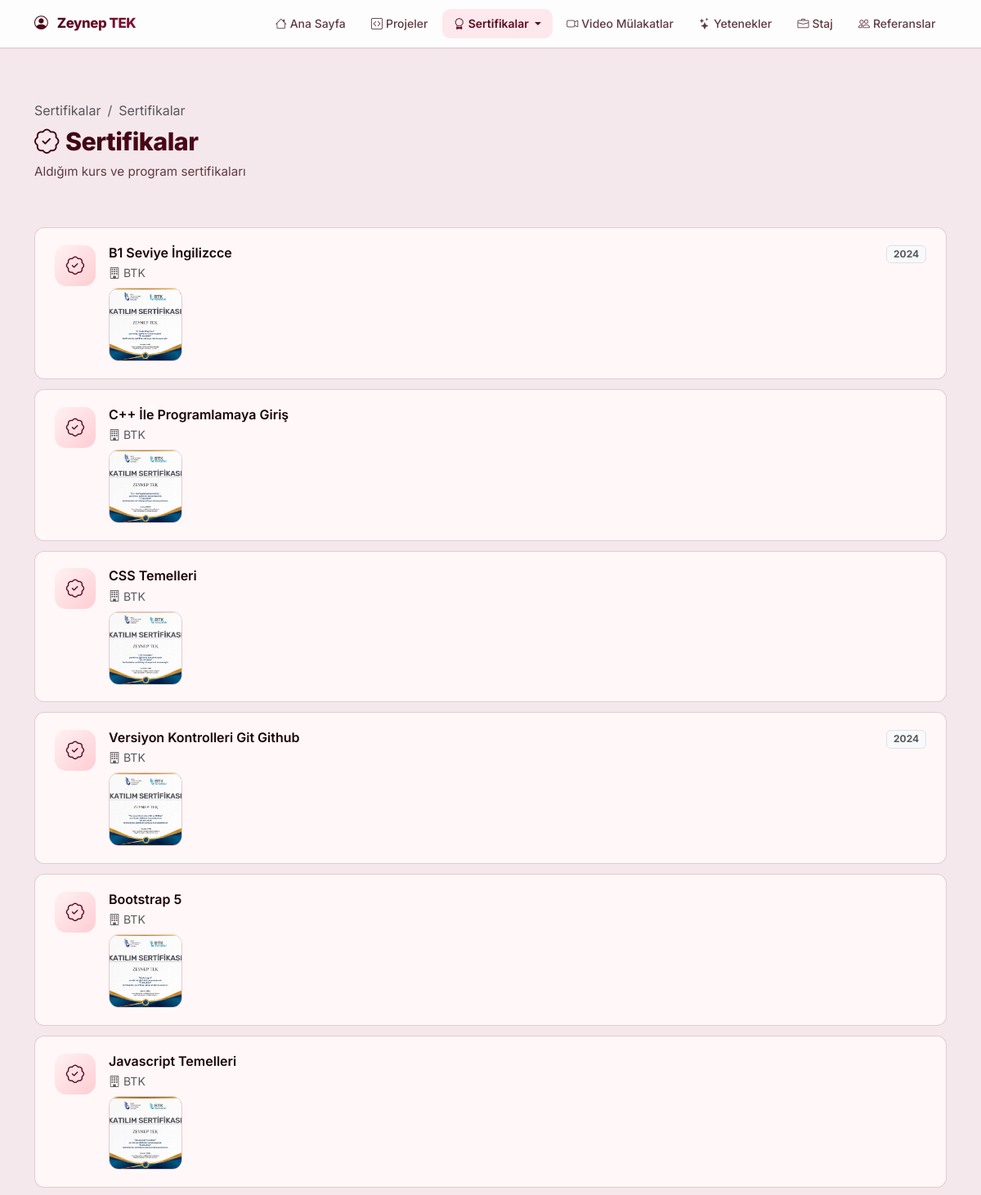
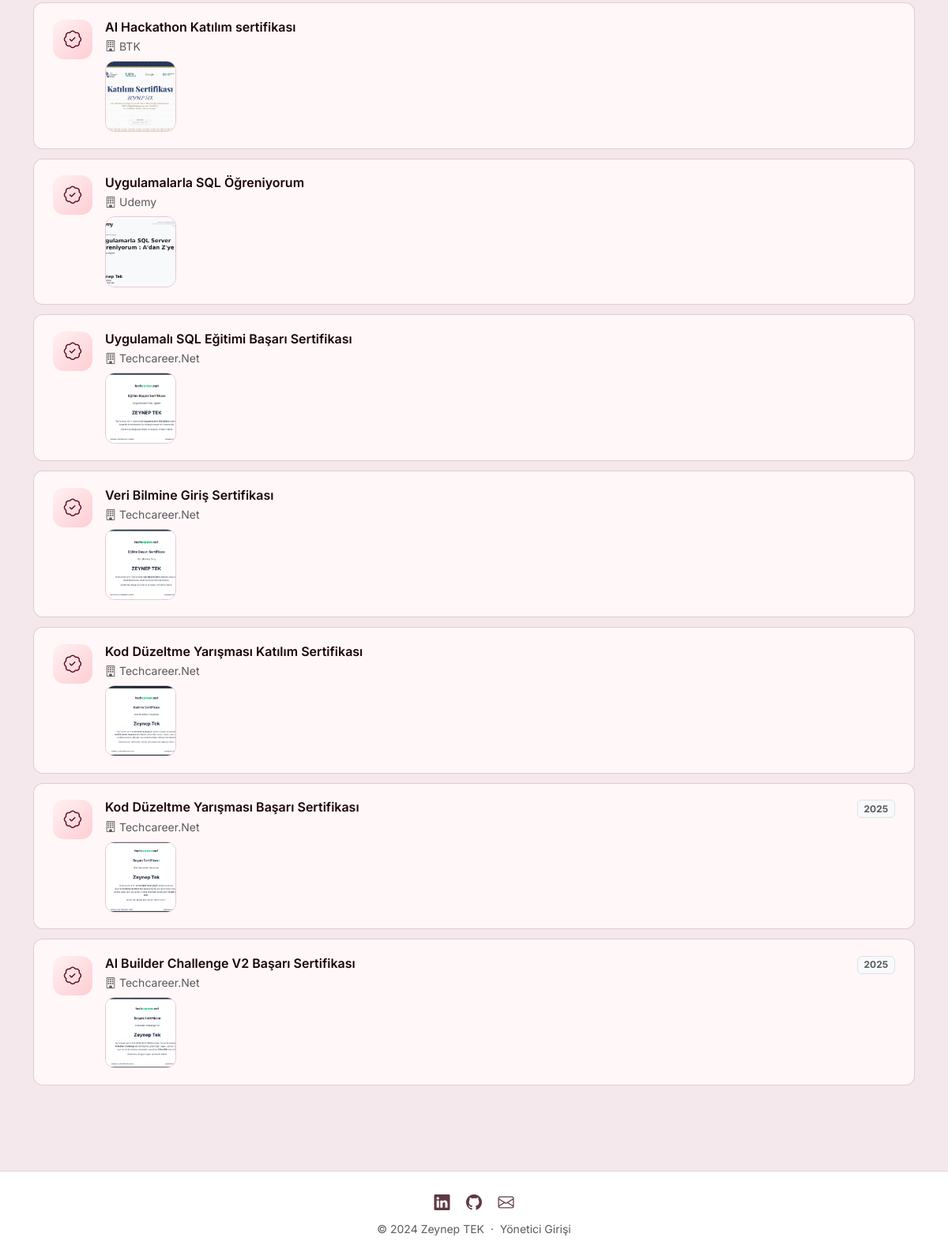
Screenshot of /sertifikalar/sertifikalar-listesi with the database file from the repository (2 pictures, top to bottom).
### app.py (models this page shows)
class KisiselBilgi(db.Model):
    id = db.Column(db.Integer, primary_key=True)
    ad_soyad = db.Column(db.String(100), default='')
    unvan = db.Column(db.String(200), default='')
    email = db.Column(db.String(100), default='')
    telefon = db.Column(db.String(20), default='')
    sehir = db.Column(db.String(100), default='')
    linkedin = db.Column(db.String(300), default='')
    github = db.Column(db.String(300), default='')
    leetcode = db.Column(db.String(300), default='')
    website = db.Column(db.String(300), default='')
    ozet = db.Column(db.Text, default='')
    profil_foto = db.Column(db.String(300), default='')
    cv_dosya = db.Column(db.String(300), default='')

class Sertifika(db.Model):
    id = db.Column(db.Integer, primary_key=True)
    baslik = db.Column(db.String(200), nullable=False)
    kurum = db.Column(db.String(200), default='')
    tarih = db.Column(db.String(50), default='')
    dosya = db.Column(db.String(300), default='')
    aciklama = db.Column(db.Text, default='')
    kategori = db.Column(db.String(50), nullable=False)
    sira = db.Column(db.Integer, default=0)
    fotograflar = db.relationship('SertifikaFoto', backref='sertifika', lazy=True,
                                  cascade='all, delete-orphan', order_by='SertifikaFoto.sira')

class SertifikaFoto(db.Model):
    id = db.Column(db.Integer, primary_key=True)
    sertifika_id = db.Column(db.Integer, db.ForeignKey('sertifika.id'), nullable=False)
    dosya = db.Column(db.String(300), nullable=False)
    sira = db.Column(db.Integer, default=0)

### app.py (the view)
@app.route('/sertifikalar/sertifikalar-listesi')
def sertifikalar_listesi():
    items = Sertifika.query.filter_by(kategori='sertifika').order_by(Sertifika.sira, Sertifika.id.desc()).all()
    return render_template('sertifikalar/sertifikalar_listesi.html', items=items)

### app.py (called while the page is built)
@app.context_processor
def inject_bilgi():
    bilgi = KisiselBilgi.query.first()
    return dict(bilgi=bilgi)

### templates/sertifikalar/sertifikalar_listesi.html (shortened to what this page needs)
{% extends "base.html" %}
{% block content %}
<div class="section-header">
  <div class="container">
    <nav aria-label="breadcrumb">
      <ol class="breadcrumb mb-2">
        <li class="breadcrumb-item"><a href="{{ url_for('sertifikalar') }}" class="text-muted text-decoration-none">Sertifikalar</a></li>
        <li class="breadcrumb-item active">Sertifikalar</li>
      </ol>
    </nav>
    <h1 class="section-title"><i class="bi bi-patch-check me-2 text-primary"></i>Sertifikalar</h1>
    <p class="section-subtitle">Aldığım kurs ve program sertifikaları</p>
  </div>
</div>
<div class="container pb-5">
  {% if items %}
  {% for item in items %}
  <div class="cert-card">
    <div class="cert-icon bootcamp"><i class="bi bi-patch-check"></i></div>
    <div class="flex-grow-1">
      <div class="d-flex justify-content-between align-items-start flex-wrap gap-2">
        <div>
          <h6 class="mb-1 fw-semibold">{{ item.baslik }}</h6>
          {% if item.kurum %}
          <div class="text-muted small"><i class="bi bi-building me-1"></i>{{ item.kurum }}</div>
          {% endif %}
        </div>
        {% if item.tarih %}
        <span class="badge bg-light text-muted border">{{ item.tarih }}</span>
        {% endif %}
      </div>
      {% if item.fotograflar %}
      <div class="cert-foto-grid mt-2">
        {% for foto in item.fotograflar %}
        <a href="{{ url_for('static', filename='uploads/' + foto.dosya) }}" target="_blank">
          <img src="{{ url_for('static', filename='uploads/' + foto.dosya) }}"
               alt="Sertifika" class="cert-foto-thumb">
        </a>
        {% endfor %}
      </div>
      {% endif %}
    </div>
  </div>
  {% endfor %}
  {% else %}
  <div class="text-center py-5">
    <i class="bi bi-patch-check text-muted" style="font-size:3rem;"></i>
    <p class="text-muted mt-3">Henüz sertifika eklenmemiş.</p>
  </div>
  {% endif %}
</div>
{% endblock %}

### templates/base.html (shortened to what this page needs)
<!DOCTYPE html>
<html lang="tr">
<head>
  <link href="https://cdn.jsdelivr.net/npm/bootstrap@5.3.2/dist/css/bootstrap.min.css" rel="stylesheet">
  <link href="https://cdn.jsdelivr.net/npm/bootstrap-icons@1.11.3/font/bootstrap-icons.css" rel="stylesheet">
  <link href="{{ url_for('static', filename='css/style.css') }}" rel="stylesheet">
</head>
<body>
<nav class="navbar navbar-expand-lg navbar-light" id="mainNav">
  <div class="container">
    <a class="navbar-brand" href="{{ url_for('index') }}">
      <i class="bi bi-person-circle me-2"></i>
      {% if bilgi and bilgi.ad_soyad %}{{ bilgi.ad_soyad }}{% else %}Portfolio{% endif %}
    </a>
    <div class="collapse navbar-collapse" id="navMenu">
      <ul class="navbar-nav ms-auto align-items-lg-center gap-1">
        <li class="nav-item">
          <a class="nav-link {% if request.endpoint == 'index' %}active{% endif %}" href="{{ url_for('index') }}">
            <i class="bi bi-house me-1"></i>Ana Sayfa
          </a>
        </li>
        <li class="nav-item">
          <a class="nav-link {% if request.endpoint == 'projeler' %}active{% endif %}" href="{{ url_for('projeler') }}">
            <i class="bi bi-code-square me-1"></i>Projeler
          </a>
        </li>
        <li class="nav-item dropdown">
          <a class="nav-link dropdown-toggle {% if request.endpoint in ['sertifikalar','sertifikalar_listesi','bootcamplar','etkinlikler','yarismalar'] %}active{% endif %}"
             href="#" data-bs-toggle="dropdown">
            <i class="bi bi-award me-1"></i>Sertifikalar
          </a>
        </li>
        <li class="nav-item">
          <a class="nav-link {% if request.endpoint == 'video_mulakat' %}active{% endif %}" href="{{ url_for('video_mulakat') }}">
            <i class="bi bi-camera-video me-1"></i>Video Mülakatlar
          </a>
        </li>
        <li class="nav-item">
          <a class="nav-link {% if request.endpoint == 'yetenekler' %}active{% endif %}" href="{{ url_for('yetenekler') }}">
            <i class="bi bi-stars me-1"></i>Yetenekler
          </a>
        </li>
        <li class="nav-item">
          <a class="nav-link {% if request.endpoint == 'staj' %}active{% endif %}" href="{{ url_for('staj') }}">
            <i class="bi bi-briefcase me-1"></i>Staj
          </a>
        </li>
        <li class="nav-item">
          <a class="nav-link {% if request.endpoint == 'referanslar' %}active{% endif %}" href="{{ url_for('referanslar') }}">
            <i class="bi bi-people me-1"></i>Referanslar
          </a>
        </li>
      </ul>
    </div>
  </div>
</nav>
<main>{% block content %}{% endblock %}</main>
<footer class="footer py-4 mt-5">
  <div class="container text-center">
    <div class="mb-2">
      {% if bilgi and bilgi.linkedin %}
      <a href="{{ bilgi.linkedin }}" target="_blank" class="footer-link me-3">
        <i class="bi bi-linkedin fs-5"></i>
      </a>
      {% endif %}
      {% if bilgi and bilgi.github %}
      <a href="{{ bilgi.github }}" target="_blank" class="footer-link me-3">
        <i class="bi bi-github fs-5"></i>
      </a>
      {% endif %}
      {% if bilgi and bilgi.email %}
      <a href="mailto:{{ bilgi.email }}" class="footer-link">
        <i class="bi bi-envelope fs-5"></i>
      </a>
      {% endif %}
    </div>
    <p class="text-muted small mb-0">
      &copy; 2024 {% if bilgi and bilgi.ad_soyad %}{{ bilgi.ad_soyad }}{% else %}Portfolio{% endif %}
      &nbsp;&middot;&nbsp;
      <a href="{{ url_for('admin_giris') }}" class="text-muted text-decoration-none">Yönetici Girişi</a>
    </p>
  </div>
</footer>
</body>
</html>

### static/css/style.css (style rules this page uses)
:root { --primary: #5c0a1f; --primary-dark: #3d0512; --primary-light: #fce8ed; --accent: #881337; --accent2: #be123c; --gradient: linear-gradient(135deg, #3d0512 0%, #881337 100%); --gradient2: linear-gradient(135deg, #881337 0%, #3d0512 100%); --gradient-warm: linear-gradient(135deg, #5c0a1f 0%, #9b1b30 100%); --text: #1a0508; --text-muted: #5e3a43; --bg: #f5e8ec; --card-bg: #fff7f8; --border: rgba(92,10,31,.18); --border-solid: #e8c9d0; --radius: 20px; --radius-sm: 12px; --shadow: 0 1px 4px rgba(92,10,31,.09), 0 1px 2px rgba(0,0,0,.05); --shadow-md: 0 6px 24px rgba(92,10,31,.18); --shadow-lg: 0 14px 44px rgba(92,10,31,.2); --shadow-xl: 0 24px 64px rgba(92,10,31,.24); --shadow-color: 0 8px 28px rgba(92,10,31,.45); }
* { box-sizing: border-box; }
body { font-family: 'Inter', sans-serif; background: var(--bg); color: var(--text); min-height: 100vh; display: flex; flex-direction: column; }
#mainNav { background: rgba(255,255,255,.9); backdrop-filter: blur(24px); -webkit-backdrop-filter: blur(24px); border-bottom: 1px solid var(--border); box-shadow: 0 1px 0 rgba(136,19,55,.07); padding: .7rem 0; position: sticky; top: 0; z-index: 1000; }
#mainNav .navbar-brand { font-size: 1.05rem; font-weight: 800; background: var(--gradient); -webkit-background-clip: text; -webkit-text-fill-color: transparent; background-clip: text; letter-spacing: -.4px; }
#mainNav .nav-link { color: var(--text-muted); font-weight: 500; font-size: .875rem; border-radius: 10px; padding: .45rem .85rem; transition: all .2s; }
#mainNav .nav-link.active { color: var(--primary); background: var(--primary-light); font-weight: 600; }
.section-header { padding: 4rem 0 2.5rem; }
.section-title { font-size: 1.9rem; font-weight: 800; letter-spacing: -.5px; background: var(--gradient); -webkit-background-clip: text; -webkit-text-fill-color: transparent; background-clip: text; }
.section-subtitle { color: var(--text-muted); font-size: .95rem; margin-top: .35rem; }
.cert-card { background: var(--card-bg); border: 1.5px solid var(--border); border-radius: var(--radius-sm); padding: 1.3rem 1.5rem; display: flex; align-items: flex-start; gap: 1rem; transition: transform .24s cubic-bezier(.34,1.56,.64,1), box-shadow .24s, border-color .24s; margin-bottom: .75rem; }
.cert-icon { width: 50px; height: 50px; border-radius: 14px; display: flex; align-items: center; justify-content: center; font-size: 1.4rem; flex-shrink: 0; }
.cert-icon.bootcamp { background: linear-gradient(135deg, #fff1f2, #fecdd3); color: var(--primary); }
.footer { background: white; border-top: 1px solid var(--border); margin-top: auto; }
.footer-link { color: var(--text-muted); text-decoration: none; transition: all .2s; display: inline-block; }
main { animation: fadeUp .42s cubic-bezier(.4,0,.2,1) both; }
.cert-foto-grid { display: flex; flex-wrap: wrap; gap: .5rem; }
.cert-foto-thumb { width: 90px; height: 90px; object-fit: cover; border-radius: 12px; border: 1.5px solid var(--border); transition: transform .22s cubic-bezier(.34,1.56,.64,1), box-shadow .22s; cursor: pointer; }

### rows the page displays
KisiselBilgi: ad_soyad "Zeynep TEK"
Sertifika: baslik "B1 Seviye İngilizcce", kurum "BTK", tarih "2024"
SertifikaFoto: dosya (picture)
Sertifika: baslik "C++ İle Programlamaya Giriş", kurum "BTK"
SertifikaFoto: dosya (picture)
Sertifika: baslik "CSS Temelleri", kurum "BTK"
SertifikaFoto: dosya (picture)
Sertifika: baslik "Versiyon Kontrolleri Git Github", kurum "BTK", tarih "2024"
SertifikaFoto: dosya (picture)
Sertifika: baslik "Bootstrap 5", kurum "BTK"
SertifikaFoto: dosya (picture)
Sertifika: baslik "Javascript Temelleri", kurum "BTK"
SertifikaFoto: dosya (picture)
Sertifika: baslik "AI Hackathon Katılım sertifikası", kurum "BTK"
SertifikaFoto: dosya (picture)
Sertifika: baslik "Uygulamalarla SQL Öğreniyorum", kurum "Udemy"
SertifikaFoto: dosya (picture)
Sertifika: baslik "Uygulamalı SQL Eğitimi Başarı Sertifikası", kurum "Techcareer.Net"
SertifikaFoto: dosya (picture)
Sertifika: baslik "Veri Bilmine Giriş Sertifikası", kurum "Techcareer.Net"
SertifikaFoto: dosya (picture)
Sertifika: baslik "Kod Düzeltme Yarışması Katılım Sertifikası", kurum "Techcareer.Net"
SertifikaFoto: dosya (picture)
Sertifika: baslik "Kod Düzeltme Yarışması Başarı Sertifikası", kurum "Techcareer.Net", tarih "2025"
SertifikaFoto: dosya (picture)
Sertifika: baslik "AI Builder Challenge V2 Başarı Sertifikası", kurum "Techcareer.Net", tarih "2025"
SertifikaFoto: dosya (picture)
